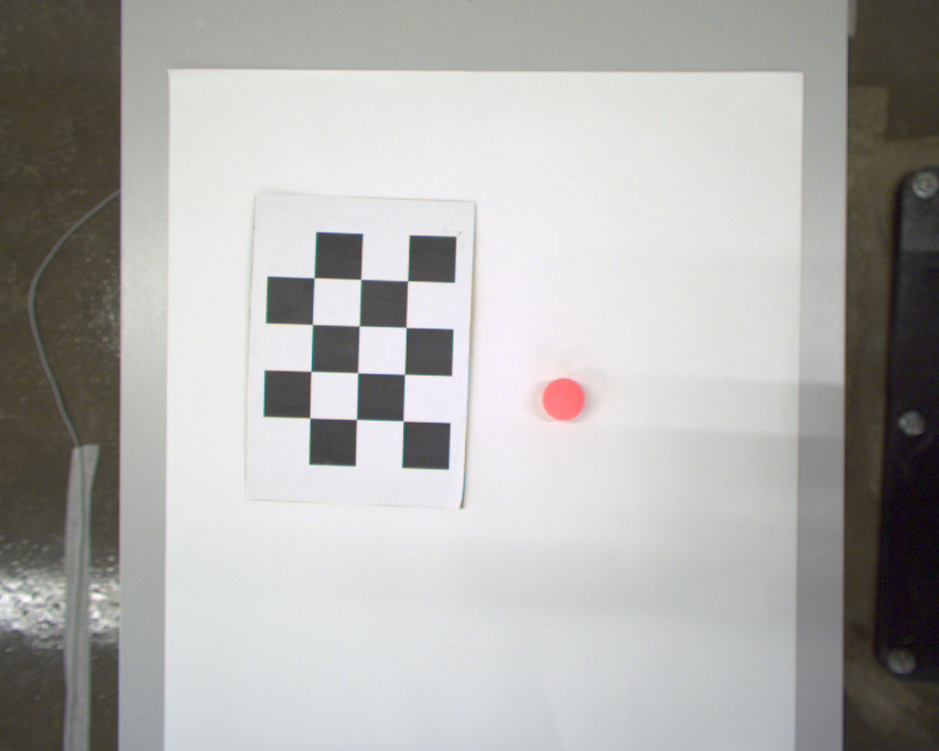
#> input picture dataFromRealCamera/test/White5.png, 939 x 751 px, shrunk from 1280 x 1024 before the run; its folder holds only this picture in this run
$ python CalibCam1.py
#> lines starting #> are read from the running program, lines starting #| are printed output that depends on the picture; after the words box and inside, x2 and y2 are one past the last pixel; in counts of white or black regions, pixels touching at a corner belong together; long printed decimals are rounded
#!/usr/bin/env python
import cv2
import numpy as np
import os
import glob
# Определение размеров шахматной доски
CHECKERBOARD = (3,4)
criteria = (cv2.TERM_CRITERIA_EPS + cv2.TERM_CRITERIA_MAX_ITER, 1000, 0.01)
# Создание вектора для хранения векторов трехмерных точек для каждого изображения шахматной доски
objpoints = []
# Создание вектора для хранения векторов 2D точек для каждого изображения шахматной доски
imgpoints = []
# Определение мировых координат для 3D точек
a = 1
objp = np.zeros((1, CHECKERBOARD[0] * CHECKERBOARD[1], 3), np.float32)
objp[0,:,:2] = np.mgrid[0:CHECKERBOARD[0], 0:CHECKERBOARD[1]].T.reshape(-1, 2) * a
prev_img_shape = None
# Извлечение пути отдельного изображения, хранящегося в данном каталоге
images = glob.glob('D:/Sirius/BallDetector/dataFromRealCamera/test/*.png')
for fname in images:
    img = cv2.imread(fname)
#> img is the input picture: shape (751, 939, 3); mean B, G, R 171.4, 173.7, 174.4
    gray = cv2.cvtColor(img,cv2.COLOR_BGR2GRAY)
    # Найти углы шахматной доски
    # Если на изображении найдено нужное количество углов, тогда ret = true
    ret, corners = cv2.findChessboardCorners(gray, CHECKERBOARD, cv2.CALIB_CB_ADAPTIVE_THRESH + cv2.CALIB_CB_FAST_CHECK + cv2.CALIB_CB_NORMALIZE_IMAGE)
#> ret = True; corners = [[403, 420.9], [356.4, 419.4], [309.7, 417.9], [404.4, 374.5], [357.6, 372.8], [310.8, 371.4], [405.9, 327.4], [359, 326.1], [312.4, 324.5], [407.5, 281], [360.8, 279.3], [314, 277.8]]

    """
    Если желаемый номер угла обнаружен,
    уточняем координаты пикселей и отображаем
    их на изображениях шахматной доски
    """
    if ret == True:
        objpoints.append(objp)
        # уточнение координат пикселей для заданных 2d точек.
        corners2 = cv2.cornerSubPix(gray, corners, (11,11),(-1,-1), criteria)
#> corners2 = [[403.1, 420.9], [356.5, 419.4], [309.7, 417.9], [404.5, 374.4], [357.6, 372.8], [310.9, 371.3], [405.9, 327.4], [359.2, 326], [312.4, 324.5], [407.5, 280.8], [360.8, 279.3], [314.1, 277.7]]

        imgpoints.append(corners2)
        # Нарисовать и отобразить углы
        img = cv2.drawChessboardCorners(img, CHECKERBOARD, corners2, ret)
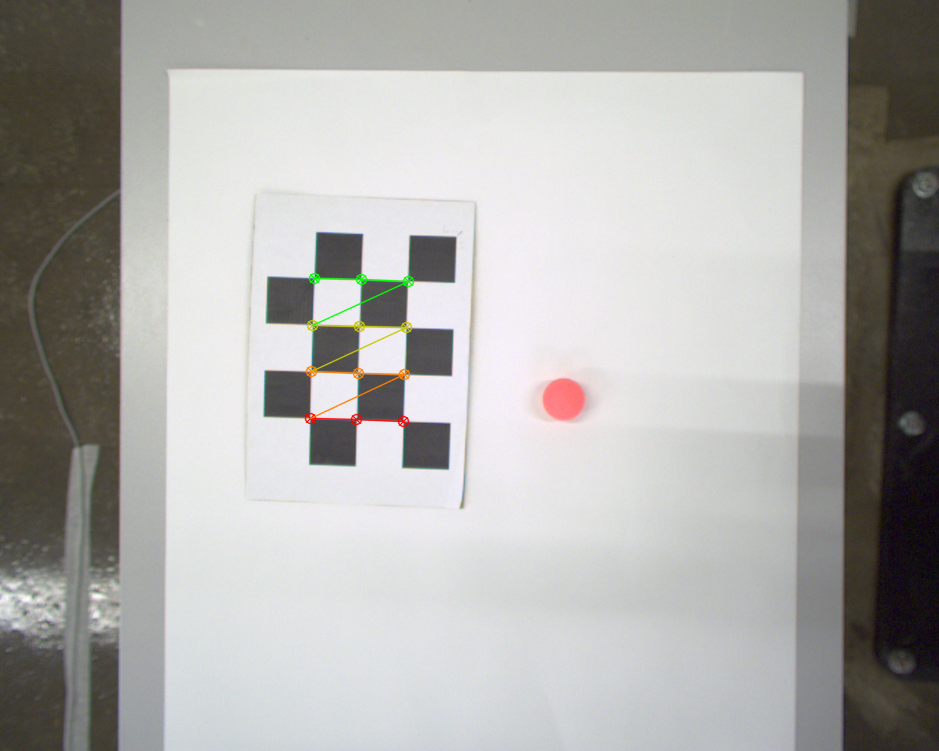
#> img: shape (751, 939, 3); 0.43% of pixels changed, all inside (x1, y1, x2, y2) = (304, 272, 415, 428)

    cv2.imshow('img',img)
    cv2.waitKey(0)
cv2.destroyAllWindows()
h,w = img.shape[:2]
#> h = 751; w = 939
"""
Выполнение калибровки камеры с помощью
Передача значения известных трехмерных точек (объектов)
и соответствующие пиксельные координаты
обнаруженные углы (imgpoints)
"""
ret, mtx, dist, rvecs, tvecs = cv2.calibrateCamera(objpoints, imgpoints, gray.shape[::-1], None, None)
#> ret = 0.0611; mtx = [[2154.7, 0, 468.6], [0, 2126.8, 353.1], [0, 0, 1]]; dist = [[-5.01, 204.7, -0.0105, -0.0696, 1975.6]]; rvecs = ([0.315, 0.00419, -3.09],); tvecs = ([-1.38, 1.45, 45.32],)
Rvecs = []
for i in range(len(tvecs)):
    Rvec = np.zeros((3,3))
    cv2.Rodrigues(rvecs[i], Rvec)
    Rvecs.append(Rvec)
#> this loop made 1 pass
#> Rvec on pass 1: [[0, 0, 0], [0, 0, 0], [0, 0, 0]]
#> after the loop, Rvecs = [[[-0.979, 0.0319, -0.202], [-0.0314, -0.999, -0.0059], [-0.202, 0.000543, 0.979]]]

point_world = np.array([[[0], [0], [0]], [[0], [1], [0]], [[0], [1], [0]], [[3], [4], [0]]])
point_img = []
point_world_new = []
for i in range(4):
    p_img = mtx @ (Rvecs[0] @ point_world[i] + tvecs[0])
    point_img.append(p_img)
    point_world_new.append(Rvecs[0].T @ (np.linalg.inv(mtx) @ p_img - tvecs[0]))
#> this loop made 4 passes
#> p_img on passes 1 to 4: [18263.7, 19090.9, 45.32], [18332.7, 16965.4, 45.32], [18332.7, 16965.4, 45.32], [11928.2, 10175.2, 44.71]
#> after the loop, point_img = [[18263.7, 19090.9, 45.32], [18332.7, 16965.4, 45.32], [18332.7, 16965.4, 45.32], [11928.2, 10175.2, 44.71]]; point_world_new = [[-6.45e-16, 2.43e-16, -1.33e-16], [-1.29e-15, 1, 3.02e-15], [-1.29e-15, 1, 3.02e-15], [3, 4, 1.55e-15]]

print("Camera matrix : \n")
print(mtx)
#| [[2.15466438e+03 0.00000000e+00 4.68633136e+02]
#|  [0.00000000e+00 2.12678179e+03 3.53091706e+02]
#|  [0.00000000e+00 0.00000000e+00 1.00000000e+00]]
print("dist : \n")
print(dist)
#| [[-5.01009383e+00  2.04690397e+02 -1.04998231e-02 -6.96319345e-02
#|    1.97555754e+03]]
print("rvecs : \n")
print(rvecs)
#| (array([[ 0.3153],
#|        [ 0.00419],
#|        [-3.094]]),)
print("tvecs : \n")
print(tvecs)
#| (array([[-1.380 ],
#|        [ 1.453],
#|        [45.315]]),)
print("Rvecs : \n")
print(Rvecs)
#| [array([[-9.78945820e-01,  3.19057975e-02, -2.01611264e-01],
#|        [-3.13595410e-02, -9.99490733e-01, -5.90372466e-03],
#|        [-2.01696953e-01,  5.43010098e-04,  9.79447826e-01]])]
print("P : \n")
print(point_img)
#| [array([[18263.670],
#|        [19090.941],
#|        [   45.315]]), array([[18332.671],
#|        [16965.434],
#|        [   45.316]]), array([[18332.671],
#|        [16965.434],
#|        [   45.316]]), array([[11928.208],
#|        [10175.176],
#|        [   44.712]])]
print(point_world_new)
#| [array([[-6.45145697e-16],
#|        [ 2.43185056e-16],
#|        [-1.32989190e-16]]), array([[-1.29388687e-15],
#|        [ 1.00000000e+00],
#|        [ 3.01917779e-15]]), array([[-1.29388687e-15],
#|        [ 1.00000000e+00],
#|        [ 3.01917779e-15]]), array([[3.00000000e+00],
#|        [4.00000000e+00],
#|        [1.55431223e-15]])]
print("objp : \n")
print(objp)


file = open("Calib_Param.txt", 'w')
mtxinv = np.linalg.inv(mtx)
#> mtxinv = [[0.000464, 0, -0.217], [0, 0.00047, -0.166], [0, 0, 1]]
for strn in mtxinv:
    file.write(str(strn[0]) + '\n' + str(strn[1]) + '\n' + str(strn[2]) + '\n')
#> this loop made 3 passes

RvecsT = Rvecs[0].T
#> RvecsT = [[-0.979, -0.0314, -0.202], [0.0319, -0.999, 0.000543], [-0.202, -0.0059, 0.979]]
for strn in RvecsT:
    file.write(str(strn[0]) + '\n' + str(strn[1]) + '\n' + str(strn[2]) + '\n')
#> this loop made 3 passes

file.write(str(tvecs[0][0, 0]) + '\n' + str(tvecs[0][1, 0]) + '\n' + str(tvecs[0][2, 0]) + '\n')
file.close()

$ run again, on dataFromRealCamera/test/clear2.png
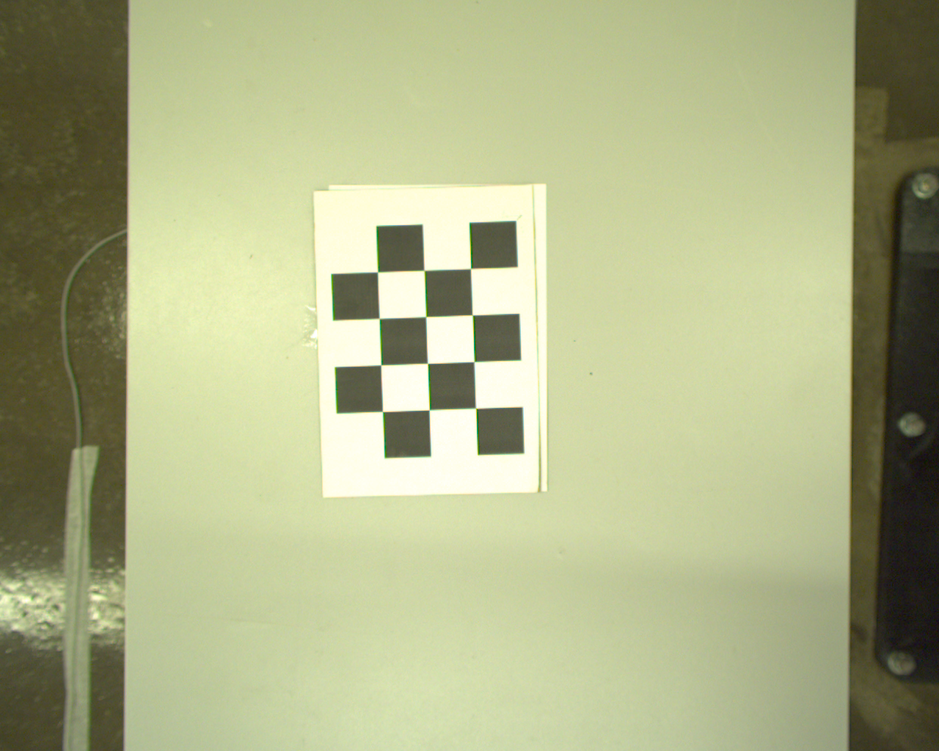
#> input picture dataFromRealCamera/test/clear2.png, 939 x 751 px, shrunk from 1280 x 1024 before the run
#> img is the input picture: shape (751, 939, 3); mean B, G, R 136, 178.1, 173
#> `gray = cv2.cvtColor(img,cv2.COLOR_BGR2GRAY)`:
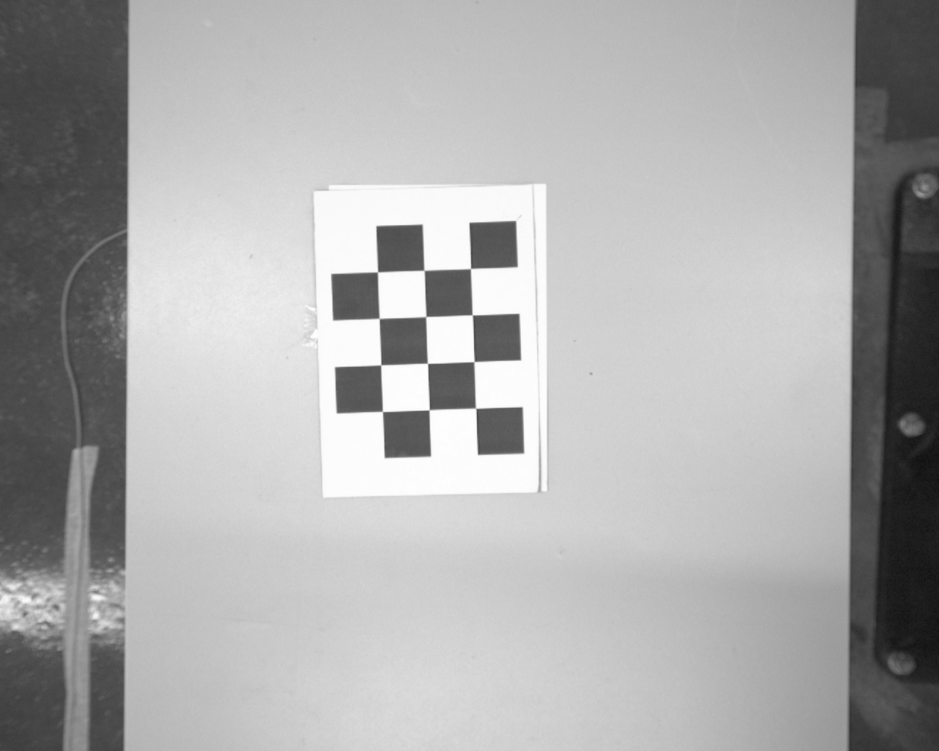
#> gray: shape (751, 939); min 16, max 255, mean 171.8
#> `ret, corners = cv2.findChessboardCorners(gray, CHECKERBOARD, cv2.CALIB..`: ret = True; corners = [[475.8, 408.3], [429.1, 409.9], [382.4, 411.4], [473.9, 361.7], [427.5, 363.3], [380.8, 364.8], [472.3, 314.9], [425.9, 316.5], [379.2, 318.4], [470.5, 268.4], [424, 270.3], [377.5, 271.9]]
#> corners2 = [[475.7, 408.2], [429.2, 409.8], [382.4, 411.5], [474, 361.6], [427.5, 363.3], [380.8, 364.8], [472.3, 314.9], [425.8, 316.6], [379.2, 318.4], [470.5, 268.5], [424.1, 270.3], [377.5, 271.9]]
#> `img = cv2.drawChessboardCorners(img, CHECKERBOARD, corners2, ret)`:
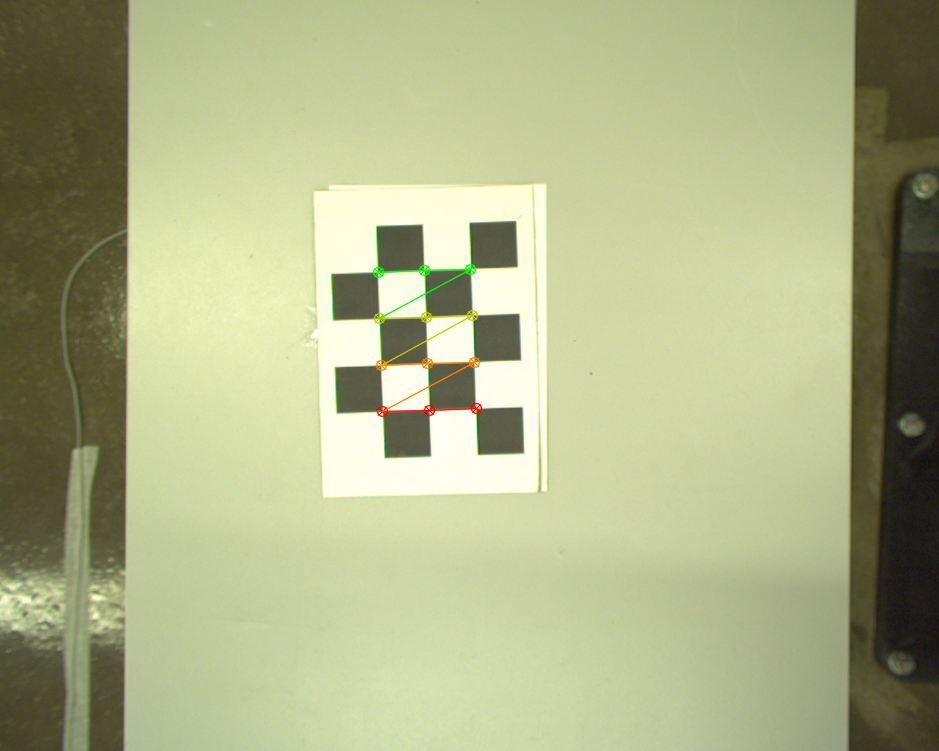
#> img: shape (751, 939, 3); 0.42% of pixels changed, all inside (x1, y1, x2, y2) = (372, 263, 483, 418)
#> `ret, mtx, dist, rvecs, tvecs = cv2.calibrateCamera(objpoints, imgpoint..`: ret = 0.0701; mtx = [[4784.8, 0, 487], [0, 4741.5, 345.5], [0, 0, 1]]; dist = [[-19.98, 12212.1, 0.0378, -0.177, 17.01]]; rvecs = ([0.247, -0.0122, 3.1],); tvecs = ([-0.237, 1.34, 101.5],)
#> the loop `for i in range(len(tvecs)):` made 1 pass
#> Rvec on pass 1: [[0, 0, 0], [0, 0, 0], [0, 0, 0]]
#> after the loop `for i in range(len(tvecs)):`: Rvecs = [[[-0.987, -0.0363, 0.158], [0.0351, -0.999, -0.0107], [0.159, -0.00497, 0.987]]]
#> the loop `for i in range(4):` made 4 passes
#> p_img on passes 1 to 4: [48302.3, 41442.1, 101.5], [48126.2, 36702.1, 101.5], [48126.2, 36702.1, 101.5], [33665.7, 23144.8, 102]
#> after the loop `for i in range(4):`: point_img = [[48302.3, 41442.1, 101.5], [48126.2, 36702.1, 101.5], [48126.2, 36702.1, 101.5], [33665.7, 23144.8, 102]]; point_world_new = [[8.37e-16, 1.14e-15, -1.29e-16], [2.08e-15, 1, 6.73e-15], [2.08e-15, 1, 6.73e-15], [3, 4, -6.61e-15]]
#| [[4.78476412e+03 0.00000000e+00 4.86986322e+02]
#|  [0.00000000e+00 4.74154392e+03 3.45488877e+02]
#|  [0.00000000e+00 0.00000000e+00 1.00000000e+00]]
#| [[-1.99775259e+01  1.22120922e+04  3.77918922e-02 -1.76836518e-01
#|    1.70052087e+01]]
#| (array([[ 0.2468],
#|        [-0.01219],
#|        [ 3.096]]),)
#| (array([[ -0.2373],
#|        [  1.343],
#|        [101.518]]),)
#| [array([[-0.9867, -0.0363,  0.1583],
#|        [ 0.03505, -0.9993, -0.01066],
#|        [ 0.1585, -0.004975,  0.9873]])]
#| [array([[48302.287],
#|        [41442.147],
#|        [  101.518]]), array([[48126.177],
#|        [36702.068],
#|        [  101.513]]), array([[48126.177],
#|        [36702.068],
#> (further printed lines are left out)
#| [array([[ 8.37474966e-16],
#|        [ 1.14171865e-15],
#|        [-1.28725610e-16]]), array([[2.07603032e-15],
#|        [1.00000000e+00],
#|        [6.73246181e-15]]), array([[2.07603032e-15],
#|        [1.00000000e+00],
#> (further printed lines are left out)
#> mtxinv = [[0.000209, 0, -0.102], [0, 0.000211, -0.0729], [0, 0, 1]]
#> the loop `for strn in mtxinv:` made 3 passes
#> RvecsT = [[-0.987, 0.0351, 0.159], [-0.0363, -0.999, -0.00497], [0.158, -0.0107, 0.987]]
#> the loop `for strn in RvecsT:` made 3 passes
